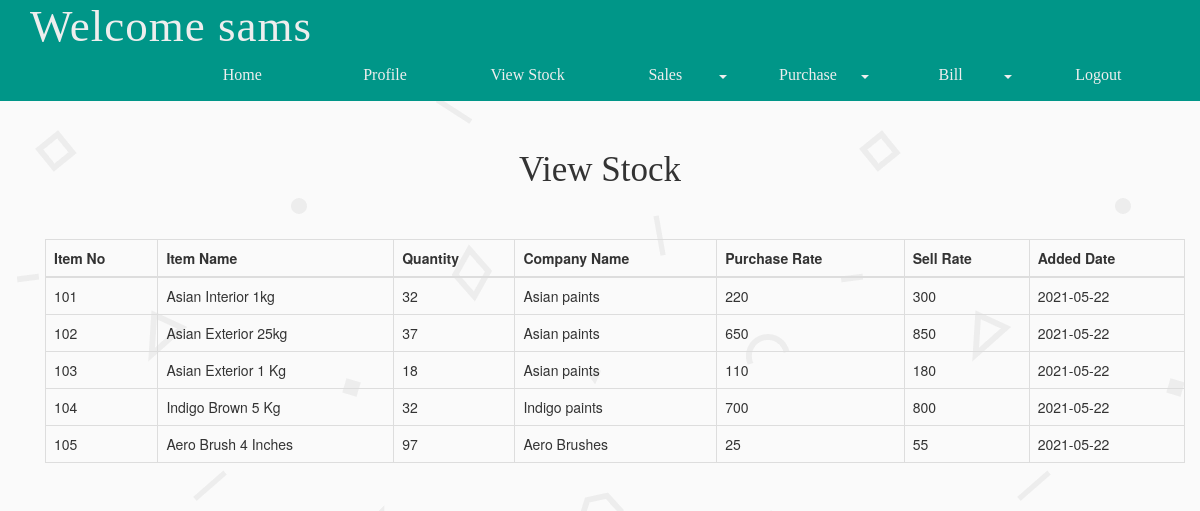
Screenshot of /staffviewstock.php (signed in) with the database file from the repository.
### tables this page shows
CREATE TABLE `stock` (
  `stock_id` int(50) NOT NULL,
  `st_item_no` int(100) NOT NULL,
  `st_item_name` varchar(200) NOT NULL,
  `st_qty` int(200) NOT NULL,
  `purchase_rate` int(200) NOT NULL,
  `sell_rate` int(200) NOT NULL,
  `discount` int(200) NOT NULL,
  `com_namee` varchar(200) NOT NULL,
  `added_date` date NOT NULL
);

### staffviewstock.php (the view, shortened to what this page needs)
<?php
include("salesdb.php");
include("staffnav.php");
?>
<div class="container">
    <div class="title-area">
        <h1> View Stock </h1>
    </div>
    <div class="container">
        <div class="row">
          <div class="col-md-12 col-sm-6">
          <?php
            $sql="select * from stock";
            if($conn->query($sql)){
                $result=mysqli_query($conn,$sql);
            ?>
            <table class="table table-bordered" >
                <thead>
                    <tr>
                    <th>Item No</th>
                    <th>Item Name</th>
                    <th>Quantity</th>
                    <th>Company Name</th>
                    <th>Purchase Rate</th>
                    <th>Sell Rate</th>
                    <th>Added Date</th>
                    </tr>
                    </thead>
                    <tbody>
                    <?php while($row=mysqli_fetch_array($result)){?>
                        <tr>
                         <td><?=$row['st_item_no']?></td>
                         <td><?=$row['st_item_name']?></td>
                         <td><?=$row['st_qty']?></td>
                         <td><?=$row['com_namee']?></td>
                         <td><?=$row['purchase_rate']?></td>
                         <td><?=$row['sell_rate']?></td>
                         <td><?=$row['added_date']?></td>
                        </tr>
                        <?php }?>
                    </tbody>
            </table>
            <?php }?>
          </div>
    </div>
</div>
</div>

### css/style.css (style rules this page uses)
body { padding: 0; margin: 0; background: url("../images/bg.png"); height: 100%; width:100%; }
h1,h2,h3,h4,h5,h6 { margin: 0; text-align: center; font-family: 'Montserrat-Regular'; font-size: 35px; padding: 50px 0; }

### css2/staffcustom.css (style rules this page uses)
.col-md-12 { overflow-x: auto; }

### rows the page displays
stock: st_item_no "101", st_item_name "Asian Interior 1kg", st_qty "32", com_namee "Asian paints", purchase_rate "220", sell_rate "300", added_date "2021-05-22"
stock: st_item_no "102", st_item_name "Asian Exterior 25kg", st_qty "37", com_namee "Asian paints", purchase_rate "650", sell_rate "850", added_date "2021-05-22"
stock: st_item_no "103", st_item_name "Asian Exterior 1 Kg", st_qty "18", com_namee "Asian paints", purchase_rate "110", sell_rate "180", added_date "2021-05-22"
stock: st_item_no "104", st_item_name "Indigo Brown 5 Kg", st_qty "32", com_namee "Indigo paints", purchase_rate "700", sell_rate "800", added_date "2021-05-22"
stock: st_item_no "105", st_item_name "Aero Brush 4 Inches", st_qty "97", com_namee "Aero Brushes", purchase_rate "25", sell_rate "55", added_date "2021-05-22"

### other values shown
$_SESSION['name'] "sams"
